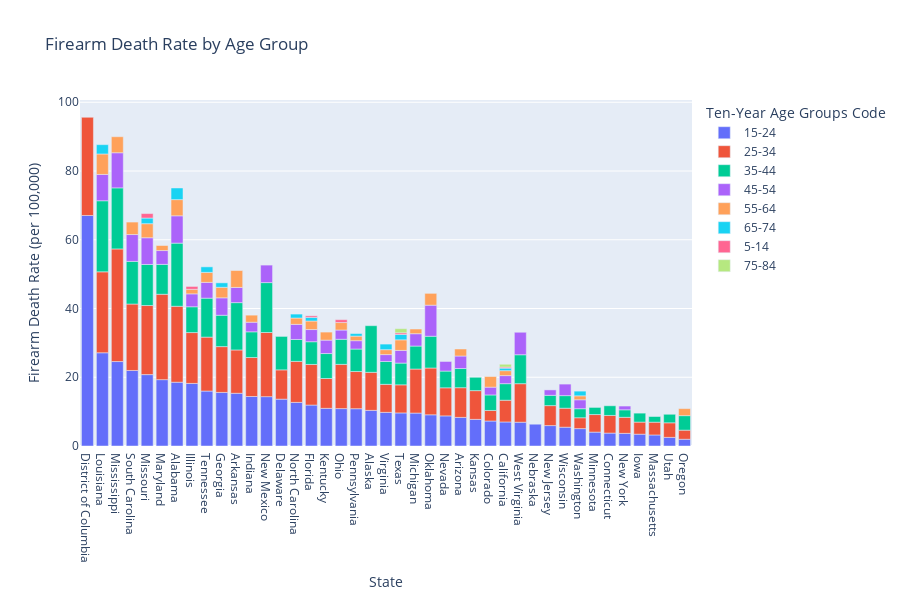

Write notebook code for a chart like this one.
### Code cell
guns.sort_values(by="Rate", ascending=False, inplace=True)
px.bar(guns, x = "State", y="Rate", color="Ten-Year Age Groups Code", color_continuous_scale=px.colors.sequential.Bluered, title="Firearm Death Rate by Age Group", labels={"Rate":"Firearm Death Rate (per 100,000)"}, height=600)

### Figure 1 — Plotly figure (JSON) as saved in the notebook; plotly's stock layout.template omitted (floating-point values rounded to 4 significant figures)
{"data": [{"alignmentgroup": "True", "hovertemplate": "Ten-Year Age Groups Code=15-24<br>State=%{x}<br>Firearm Death Rate (per 100,000)=%{y}<extra></extra>", "legendgroup": "15-24", "marker": {"color": "#636efa", "pattern": {"shape": ""}}, "name": "15-24", "offsetgroup": "15-24", "orientation": "v", "showlegend": true, "textposition": "auto", "type": "bar", "x": ["District of Columbia", "Louisiana", "Mississippi", "South Carolina", "Missouri", "Maryland", "Alabama", "Illinois", "Tennessee", "Georgia", "Arkansas", "Indiana", "New Mexico", "Delaware", "North Carolina", "Florida", "Kentucky", "Ohio", "Pennsylvania", "Alaska", "Virginia", "Texas", "Michigan", "Oklahoma", "Nevada", "Arizona", "Kansas", "Colorado", "California", "West Virginia", "Nebraska", "New Jersey", "Wisconsin", "Washington", "Minnesota", "Connecticut", "New York", "Iowa", "Massachusetts", "Utah", "Oregon"], "xaxis": "x", "y": [67.07, 27.12, 24.57, 21.97, 20.77, 19.31, 18.56, 18.21, 15.99, 15.59, 15.34, 14.4, 14.36, 13.63, 12.69, 11.91, 10.96, 10.88, 10.85, 10.37, 9.79, 9.62, 9.58, 9.08, 8.76, 8.32, 7.75, 7.27, 6.99, 6.92, 6.34, 5.94, 5.47, 5.06, 4.04, 3.76, 3.68, 3.44, 3.21, 2.51, 1.96], "yaxis": "y"}, {"alignmentgroup": "True", "hovertemplate": "Ten-Year Age Groups Code=25-34<br>State=%{x}<br>Firearm Death Rate (per 100,000)=%{y}<extra></extra>", "legendgroup": "25-34", "marker": {"color": "#EF553B", "pattern": {"shape": ""}}, "name": "25-34", "offsetgroup": "25-34", "orientation": "v", "showlegend": true, "textposition": "auto", "type": "bar", "x": ["Mississippi", "District of Columbia", "Maryland", "Louisiana", "Alabama", "Missouri", "South Carolina", "New Mexico", "Tennessee", "Illinois", "Oklahoma", "Georgia", "Ohio", "Michigan", "Arkansas", "North Carolina", "Florida", "Indiana", "West Virginia", "Alaska", "Pennsylvania", "Kentucky", "Arizona", "Delaware", "Kansas", "Texas", "Nevada", "Virginia", "California", "New Jersey", "Wisconsin", "Connecticut", "Minnesota", "New York", "Utah", "Massachusetts", "Iowa", "Washington", "Colorado", "Oregon"], "xaxis": "x", "y": [32.76, 28.56, 24.84, 23.55, 22.09, 20.1, 19.33, 18.66, 15.69, 14.79, 13.61, 13.33, 12.87, 12.81, 12.6, 11.93, 11.82, 11.34, 11.21, 11.06, 10.82, 8.68, 8.64, 8.52, 8.36, 8.18, 8.17, 8.15, 6.33, 5.81, 5.53, 5.13, 5.11, 4.67, 4.24, 3.72, 3.52, 3.16, 3.07, 2.65], "yaxis": "y"}, {"alignmentgroup": "True", "hovertemplate": "Ten-Year Age Groups Code=35-44<br>State=%{x}<br>Firearm Death Rate (per 100,000)=%{y}<extra></extra>", "legendgroup": "35-44", "marker": {"color": "#00cc96", "pattern": {"shape": ""}}, "name": "35-44", "offsetgroup": "35-44", "orientation": "v", "showlegend": true, "textposition": "auto", "type": "bar", "x": ["Louisiana", "Alabama", "Mississippi", "New Mexico", "Arkansas", "Alaska", "South Carolina", "Missouri", "Tennessee", "Delaware", "Oklahoma", "Georgia", "Maryland", "West Virginia", "Illinois", "Indiana", "Ohio", "Kentucky", "Michigan", "Virginia", "Florida", "Pennsylvania", "North Carolina", "Texas", "Arizona", "Nevada", "California", "Colorado", "Oregon", "Kansas", "Wisconsin", "New Jersey", "Connecticut", "Washington", "Iowa", "Utah", "New York", "Minnesota", "Massachusetts"], "xaxis": "x", "y": [20.68, 18.37, 17.77, 14.52, 13.77, 13.57, 12.41, 11.94, 11.33, 9.73, 9.24, 9.12, 8.69, 8.42, 7.51, 7.48, 7.3, 7.26, 6.69, 6.65, 6.61, 6.54, 6.37, 6.32, 5.58, 4.87, 4.81, 4.51, 4.22, 3.88, 3.65, 2.99, 2.81, 2.63, 2.6, 2.48, 2.18, 2.07, 1.65], "yaxis": "y"}, {"alignmentgroup": "True", "hovertemplate": "Ten-Year Age Groups Code=45-54<br>State=%{x}<br>Firearm Death Rate (per 100,000)=%{y}<extra></extra>", "legendgroup": "45-54", "marker": {"color": "#ab63fa", "pattern": {"shape": ""}}, "name": "45-54", "offsetgroup": "45-54", "orientation": "v", "showlegend": true, "textposition": "auto", "type": "bar", "x": ["Mississippi", "Oklahoma", "Alabama", "South Carolina", "Missouri", "Louisiana", "West Virginia", "New Mexico", "Georgia", "Tennessee", "Arkansas", "North Carolina", "Maryland", "Kentucky", "Illinois", "Texas", "Arizona", "Michigan", "Florida", "Wisconsin", "Nevada", "Indiana", "Ohio", "Washington", "Pennsylvania", "California", "Colorado", "Virginia", "New Jersey", "New York"], "xaxis": "x", "y": [10.22, 9.04, 7.95, 7.81, 7.78, 7.66, 6.54, 5.09, 5.07, 4.59, 4.42, 4.4, 4.02, 3.9, 3.75, 3.69, 3.64, 3.59, 3.54, 3.36, 2.79, 2.79, 2.69, 2.6, 2.43, 2.35, 2.27, 2, 1.58, 1.09], "yaxis": "y"}, {"alignmentgroup": "True", "hovertemplate": "Ten-Year Age Groups Code=55-64<br>State=%{x}<br>Firearm Death Rate (per 100,000)=%{y}<extra></extra>", "legendgroup": "55-64", "marker": {"color": "#FFA15A", "pattern": {"shape": ""}}, "name": "55-64", "offsetgroup": "55-64", "orientation": "v", "showlegend": true, "textposition": "auto", "type": "bar", "x": ["Louisiana", "Arkansas", "Alabama", "Mississippi", "Missouri", "South Carolina", "Oklahoma", "Colorado", "Texas", "Georgia", "Tennessee", "Florida", "Kentucky", "Ohio", "Indiana", "Oregon", "Arizona", "North Carolina", "Maryland", "Virginia", "California", "Michigan", "Pennsylvania", "Illinois", "Washington"], "xaxis": "x", "y": [5.95, 4.92, 4.71, 4.66, 4.09, 3.63, 3.44, 3.09, 3.08, 3.06, 2.91, 2.48, 2.34, 2.18, 2.06, 2.04, 2.04, 1.84, 1.47, 1.44, 1.44, 1.36, 1.33, 1.33, 1.15], "yaxis": "y"}, {"alignmentgroup": "True", "hovertemplate": "Ten-Year Age Groups Code=65-74<br>State=%{x}<br>Firearm Death Rate (per 100,000)=%{y}<extra></extra>", "legendgroup": "65-74", "marker": {"color": "#19d3f3", "pattern": {"shape": ""}}, "name": "65-74", "offsetgroup": "65-74", "orientation": "v", "showlegend": true, "textposition": "auto", "type": "bar", "x": ["Alabama", "Louisiana", "Missouri", "Virginia", "Tennessee", "Texas", "Washington", "Georgia", "North Carolina", "Florida", "Pennsylvania", "California"], "xaxis": "x", "y": [3.39, 2.71, 1.64, 1.62, 1.61, 1.56, 1.36, 1.3, 1.15, 1.05, 0.74, 0.74], "yaxis": "y"}, {"alignmentgroup": "True", "hovertemplate": "Ten-Year Age Groups Code=5-14<br>State=%{x}<br>Firearm Death Rate (per 100,000)=%{y}<extra></extra>", "legendgroup": "5-14", "marker": {"color": "#FF6692", "pattern": {"shape": ""}}, "name": "5-14", "offsetgroup": "5-14", "orientation": "v", "showlegend": true, "textposition": "auto", "type": "bar", "x": ["Missouri", "Illinois", "Ohio", "Texas", "Florida", "California"], "xaxis": "x", "y": [1.3, 0.83, 0.83, 0.48, 0.46, 0.3], "yaxis": "y"}, {"alignmentgroup": "True", "hovertemplate": "Ten-Year Age Groups Code=75-84<br>State=%{x}<br>Firearm Death Rate (per 100,000)=%{y}<extra></extra>", "legendgroup": "75-84", "marker": {"color": "#B6E880", "pattern": {"shape": ""}}, "name": "75-84", "offsetgroup": "75-84", "orientation": "v", "showlegend": true, "textposition": "auto", "type": "bar", "x": ["Texas", "California"], "xaxis": "x", "y": [1.2, 0.82], "yaxis": "y"}], "layout": {"barmode": "relative", "height": 600, "legend": {"title": {"text": "Ten-Year Age Groups Code"}, "tracegroupgap": 0}, "title": {"text": "Firearm Death Rate by Age Group"}, "xaxis": {"anchor": "y", "domain": [0, 1], "title": {"text": "State"}}, "yaxis": {"anchor": "x", "domain": [0, 1], "title": {"text": "Firearm Death Rate (per 100,000)"}}}}
